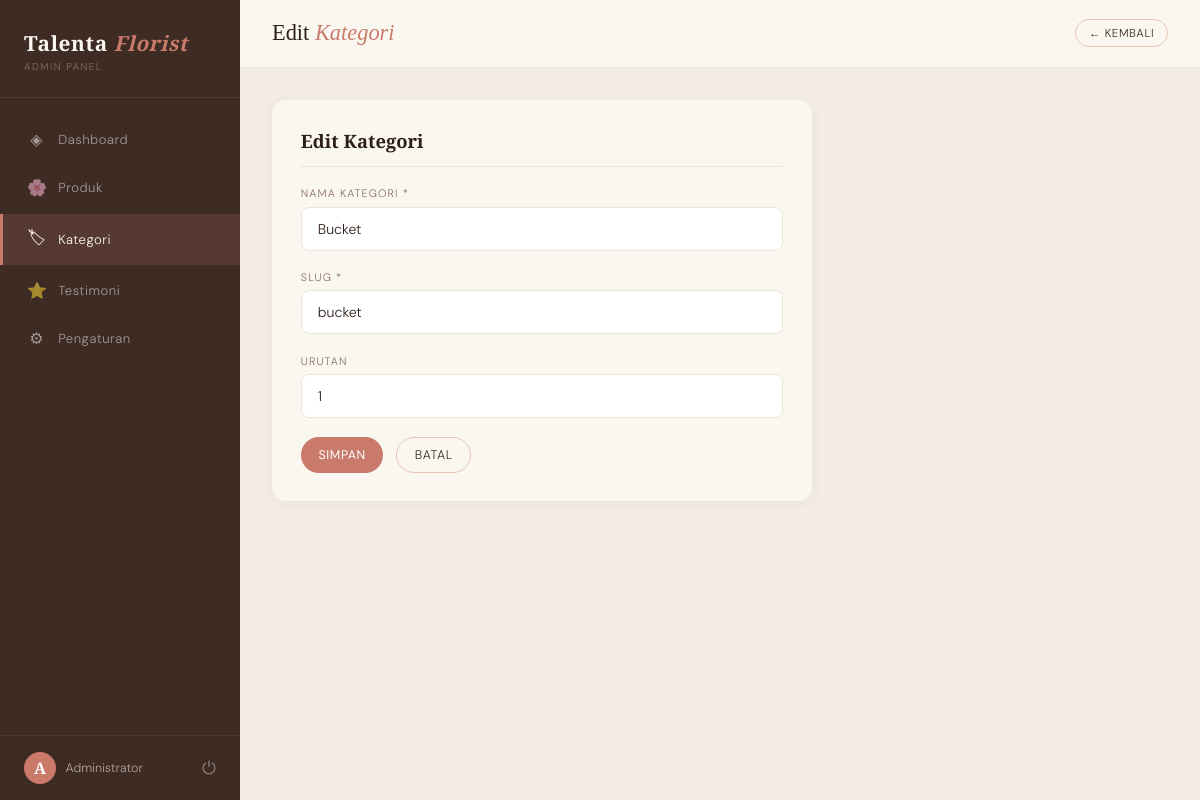
The page /admin/kategori/edit.php?id=1 (signed in) on the database its author committed.
### tables this page shows
CREATE TABLE IF NOT EXISTS kategori (
  id       INT AUTO_INCREMENT PRIMARY KEY,
  slug     VARCHAR(60)  NOT NULL UNIQUE,
  nama     VARCHAR(100) NOT NULL,
  urutan   INT DEFAULT 0
);

### config/base_path.php (called while the page is built, shortened)
<?php
if (!function_exists('base_url')) {
    function base_url(string $path = ''): string {
        return BASE_PATH . '/' . ltrim($path, '/');
    }
}

### config/db.php (called while the page is built, shortened)
<?php
function db(): PDO {
    static $pdo = null;
    if ($pdo === null) {
        $dsn = 'mysql:host=' . DB_HOST . ';dbname=' . DB_NAME . ';charset=' . DB_CHAR;
        try {
            $pdo = new PDO($dsn, DB_USER, DB_PASS, [
                PDO::ATTR_ERRMODE            => PDO::ERRMODE_EXCEPTION,
                PDO::ATTR_DEFAULT_FETCH_MODE => PDO::FETCH_ASSOC,
                PDO::ATTR_EMULATE_PREPARES   => false,
            ]);
        } catch (PDOException $e) {
            die('<p style="font-family:sans-serif;color:red;padding:2rem">Koneksi database gagal. Periksa konfigurasi di config/db.php</p>');
        }
    }
    return $pdo;
}

### admin/kategori/edit.php (the view, shortened to what this page needs)
<?php
require_once __DIR__ . '/../../config/db.php';
$id = isset($_GET['id']) ? (int)$_GET['id'] : 0;
$kat = db()->prepare('SELECT * FROM kategori WHERE id=?');
$kat->execute([$id]);
$kat = $kat->fetch();
?>
<!DOCTYPE html><html lang="id"><head>
  <link rel="stylesheet" href="<?= base_url('admin/admin.css') ?>" />
</head><body>
<?php include __DIR__ . '/../../includes/sidebar.php'; ?>
<div class="admin-main">
  <div class="admin-topbar">
    <h1 class="topbar-title">Edit <em>Kategori</em></h1>
    <a href="<?= base_url('admin/kategori/index.php') ?>" class="btn btn-outline btn-sm">← Kembali</a>
  </div>
  <div class="admin-body">
    <div class="panel" style="max-width:540px;">
      <div class="panel-title">Edit Kategori</div>
      <form method="post">
        <div class="form-group"><label>Nama Kategori *</label>
          <input type="text" name="nama" value="<?= htmlspecialchars($kat['nama']) ?>" required /></div>
        <div class="form-group"><label>Slug *</label>
          <input type="text" name="slug" value="<?= htmlspecialchars($kat['slug']) ?>" required /></div>
        <div class="form-group"><label>Urutan</label>
          <input type="number" name="urutan" value="<?= $kat['urutan'] ?>" min="0" /></div>
        <div style="display:flex;gap:.8rem;margin-top:1rem;">
          <button class="btn btn-primary" type="submit">Simpan</button>
          <a href="<?= base_url('admin/kategori/index.php') ?>" class="btn btn-outline">Batal</a>
        </div>
      </form>
    </div>
  </div>
</div>
</body></html>

### admin/admin.css (style rules this page uses)
:root { --cream: #faf6f0; --sand: #ede5d8; --blush: #e8c4b4; --rose: #c97a6a; --deep: #3d2b24; --green: #5a7a5a; --text: #2e1f19; --muted: #8a7060; --sidebar-w: 240px; }
*, *::before, *::after { box-sizing: border-box; margin: 0; padding: 0; }
html { scroll-behavior: smooth; }
body { font-family: 'DM Sans', sans-serif; font-weight: 300; background: #f4ede4; color: var(--text); min-height: 100vh; display: flex; }
.admin-main { margin-left: var(--sidebar-w); flex: 1; min-height: 100vh; display: flex; flex-direction: column; }
.admin-topbar { display: flex; align-items: center; justify-content: space-between; padding: 1.2rem 2rem; background: var(--cream); border-bottom: 1px solid var(--sand); position: sticky; top: 0; z-index: 50; }
.topbar-title { font-family: 'Cormorant Garamond', serif; font-size: 1.4rem; font-weight: 400; }
.topbar-title em { font-style: italic; color: var(--rose); }
.admin-body { padding: 2rem; flex: 1; }
.panel { background: var(--cream); border-radius: 14px; padding: 1.8rem; box-shadow: 0 2px 16px rgba(61,43,36,.06); margin-bottom: 1.5rem; }
.panel-title { font-family: 'Cormorant Garamond', serif; font-size: 1.15rem; font-weight: 600; margin-bottom: 1.2rem; padding-bottom: .8rem; border-bottom: 1px solid var(--sand); }
.btn { display: inline-flex; align-items: center; gap: .4rem; padding: .55rem 1.1rem; border-radius: 2rem; font-size: .78rem; letter-spacing: .05em; text-transform: uppercase; text-decoration: none; cursor: pointer; border: none; transition: all .2s; font-family: 'DM Sans', sans-serif; }
.btn-primary { background: var(--rose); color: #fff; }
.btn-outline { background: transparent; color: var(--deep); border: 1.5px solid var(--blush); }
.btn-sm { padding: .35rem .8rem; font-size: .72rem; }
.form-group { margin-bottom: 1.2rem; }
.form-group label { display: block; font-size: .68rem; letter-spacing: .1em; text-transform: uppercase; color: var(--muted); margin-bottom: .4rem; }
.form-group input[type=text], .form-group input[type=number], .form-group input[type=file], .form-group textarea, .form-group select { width: 100%; padding: .75rem 1rem; border: 1.5px solid var(--sand); border-radius: 8px; font-size: .88rem; font-family: 'DM Sans', sans-serif; font-weight: 300; background: #fff; color: var(--text); outline: none; transition: border-color .2s; }

### rows shown on the page
kategori: nama "Bucket", slug "bucket", urutan "1"

### other values the page prints
$m['icon'] "◈"
$m['label'] "Dashboard"
$m['icon'] "🌸"
$m['label'] "Produk"
$m['icon'] "🏷"
$m['label'] "Kategori"
$m['icon'] "⭐"
$m['label'] "Testimoni"
$m['icon'] "⚙"
$m['label'] "Pengaturan"
mb_strtoupper(mb_substr($_SESSION['admin_nama'] ?? 'A', 0, 1)) "A"
$_SESSION['admin_nama'] "Administrator"
